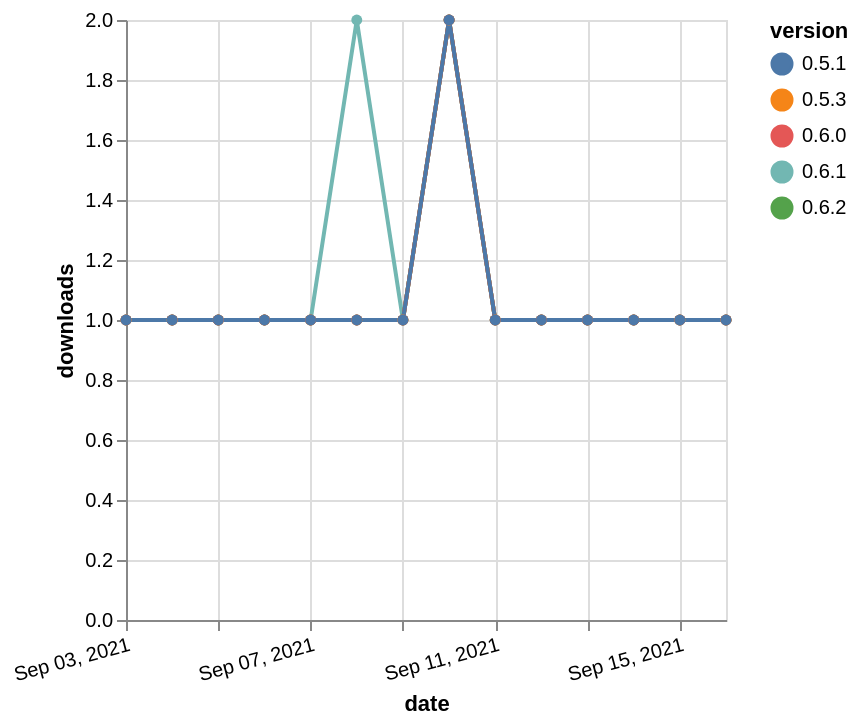

Source (Vega-Lite JSON):
### Vega-Lite specification from a JSON file in a GitHub repository (floating-point values rounded to 4 significant figures)
{"$schema": "https://vega.github.io/schema/vega-lite/v5.json", "description": "A simple bar chart with embedded data.", "data": {"values": [{"date": "2021-09-03", "total": 429, "delta": 1, "version": "0.6.1"}, {"date": "2021-09-04", "total": 430, "delta": 1, "version": "0.6.1"}, {"date": "2021-09-05", "total": 431, "delta": 1, "version": "0.6.1"}, {"date": "2021-09-06", "total": 432, "delta": 1, "version": "0.6.1"}, {"date": "2021-09-07", "total": 433, "delta": 1, "version": "0.6.1"}, {"date": "2021-09-08", "total": 435, "delta": 2, "version": "0.6.1"}, {"date": "2021-09-09", "total": 436, "delta": 1, "version": "0.6.1"}, {"date": "2021-09-10", "total": 438, "delta": 2, "version": "0.6.1"}, {"date": "2021-09-11", "total": 439, "delta": 1, "version": "0.6.1"}, {"date": "2021-09-12", "total": 440, "delta": 1, "version": "0.6.1"}, {"date": "2021-09-13", "total": 441, "delta": 1, "version": "0.6.1"}, {"date": "2021-09-14", "total": 442, "delta": 1, "version": "0.6.1"}, {"date": "2021-09-15", "total": 443, "delta": 1, "version": "0.6.1"}, {"date": "2021-09-16", "total": 444, "delta": 1, "version": "0.6.1"}, {"date": "2021-09-03", "total": 160, "delta": 1, "version": "0.6.2"}, {"date": "2021-09-04", "total": 161, "delta": 1, "version": "0.6.2"}, {"date": "2021-09-05", "total": 162, "delta": 1, "version": "0.6.2"}, {"date": "2021-09-06", "total": 163, "delta": 1, "version": "0.6.2"}, {"date": "2021-09-07", "total": 164, "delta": 1, "version": "0.6.2"}, {"date": "2021-09-08", "total": 165, "delta": 1, "version": "0.6.2"}, {"date": "2021-09-09", "total": 166, "delta": 1, "version": "0.6.2"}, {"date": "2021-09-10", "total": 168, "delta": 2, "version": "0.6.2"}, {"date": "2021-09-11", "total": 169, "delta": 1, "version": "0.6.2"}, {"date": "2021-09-12", "total": 170, "delta": 1, "version": "0.6.2"}, {"date": "2021-09-13", "total": 171, "delta": 1, "version": "0.6.2"}, {"date": "2021-09-14", "total": 172, "delta": 1, "version": "0.6.2"}, {"date": "2021-09-15", "total": 173, "delta": 1, "version": "0.6.2"}, {"date": "2021-09-16", "total": 174, "delta": 1, "version": "0.6.2"}, {"date": "2021-09-03", "total": 307, "delta": 1, "version": "0.5.3"}, {"date": "2021-09-04", "total": 308, "delta": 1, "version": "0.5.3"}, {"date": "2021-09-05", "total": 309, "delta": 1, "version": "0.5.3"}, {"date": "2021-09-06", "total": 310, "delta": 1, "version": "0.5.3"}, {"date": "2021-09-07", "total": 311, "delta": 1, "version": "0.5.3"}, {"date": "2021-09-08", "total": 312, "delta": 1, "version": "0.5.3"}, {"date": "2021-09-09", "total": 313, "delta": 1, "version": "0.5.3"}, {"date": "2021-09-10", "total": 315, "delta": 2, "version": "0.5.3"}, {"date": "2021-09-11", "total": 316, "delta": 1, "version": "0.5.3"}, {"date": "2021-09-12", "total": 317, "delta": 1, "version": "0.5.3"}, {"date": "2021-09-13", "total": 318, "delta": 1, "version": "0.5.3"}, {"date": "2021-09-14", "total": 319, "delta": 1, "version": "0.5.3"}, {"date": "2021-09-15", "total": 320, "delta": 1, "version": "0.5.3"}, {"date": "2021-09-16", "total": 321, "delta": 1, "version": "0.5.3"}, {"date": "2021-09-03", "total": 251, "delta": 1, "version": "0.6.0"}, {"date": "2021-09-04", "total": 252, "delta": 1, "version": "0.6.0"}, {"date": "2021-09-05", "total": 253, "delta": 1, "version": "0.6.0"}, {"date": "2021-09-06", "total": 254, "delta": 1, "version": "0.6.0"}, {"date": "2021-09-07", "total": 255, "delta": 1, "version": "0.6.0"}, {"date": "2021-09-08", "total": 256, "delta": 1, "version": "0.6.0"}, {"date": "2021-09-09", "total": 257, "delta": 1, "version": "0.6.0"}, {"date": "2021-09-10", "total": 259, "delta": 2, "version": "0.6.0"}, {"date": "2021-09-11", "total": 260, "delta": 1, "version": "0.6.0"}, {"date": "2021-09-12", "total": 261, "delta": 1, "version": "0.6.0"}, {"date": "2021-09-13", "total": 262, "delta": 1, "version": "0.6.0"}, {"date": "2021-09-14", "total": 263, "delta": 1, "version": "0.6.0"}, {"date": "2021-09-15", "total": 264, "delta": 1, "version": "0.6.0"}, {"date": "2021-09-16", "total": 265, "delta": 1, "version": "0.6.0"}, {"date": "2021-09-03", "total": 224, "delta": 1, "version": "0.5.1"}, {"date": "2021-09-04", "total": 225, "delta": 1, "version": "0.5.1"}, {"date": "2021-09-05", "total": 226, "delta": 1, "version": "0.5.1"}, {"date": "2021-09-06", "total": 227, "delta": 1, "version": "0.5.1"}, {"date": "2021-09-07", "total": 228, "delta": 1, "version": "0.5.1"}, {"date": "2021-09-08", "total": 229, "delta": 1, "version": "0.5.1"}, {"date": "2021-09-09", "total": 230, "delta": 1, "version": "0.5.1"}, {"date": "2021-09-10", "total": 232, "delta": 2, "version": "0.5.1"}, {"date": "2021-09-11", "total": 233, "delta": 1, "version": "0.5.1"}, {"date": "2021-09-12", "total": 234, "delta": 1, "version": "0.5.1"}, {"date": "2021-09-13", "total": 235, "delta": 1, "version": "0.5.1"}, {"date": "2021-09-14", "total": 236, "delta": 1, "version": "0.5.1"}, {"date": "2021-09-15", "total": 237, "delta": 1, "version": "0.5.1"}, {"date": "2021-09-16", "total": 238, "delta": 1, "version": "0.5.1"}]}, "width": "container", "mark": {"type": "line", "point": {"filled": true}}, "encoding": {"x": {"field": "date", "type": "temporal", "timeUnit": "yearmonthdate", "title": "date", "axis": {"labelAngle": -15}}, "y": {"field": "delta", "type": "quantitative", "title": "downloads"}, "color": {"field": "version", "type": "nominal"}, "tooltip": {"field": "delta"}}}
